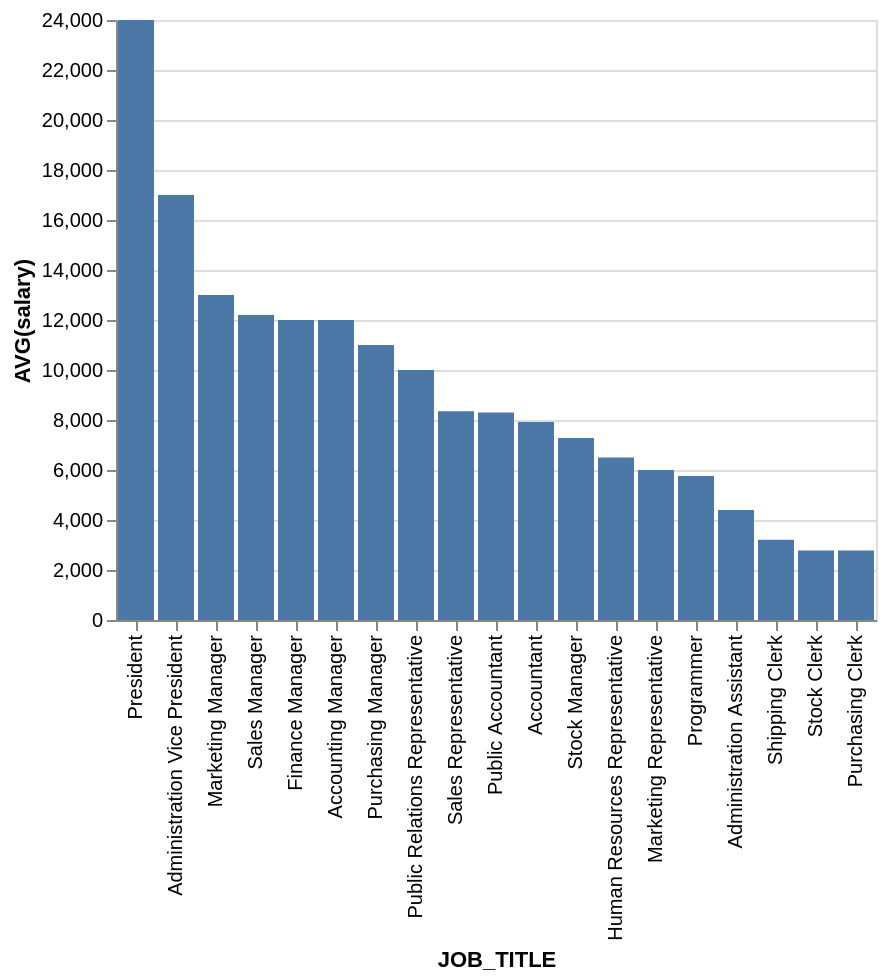

Write a Vega-Lite specification for this figure.
### Vega-Lite specification from a JSON file in a GitHub repository (floating-point values rounded to 4 significant figures)
{"data": {"values": [{"x_data": "President", "y_data": 24000}, {"x_data": "Administration Vice President", "y_data": 17000}, {"x_data": "Marketing Manager", "y_data": 13000}, {"x_data": "Sales Manager", "y_data": 12200}, {"x_data": "Finance Manager", "y_data": 12000}, {"x_data": "Accounting Manager", "y_data": 12000}, {"x_data": "Purchasing Manager", "y_data": 11000}, {"x_data": "Public Relations Representative", "y_data": 10000}, {"x_data": "Sales Representative", "y_data": 8350}, {"x_data": "Public Accountant", "y_data": 8300}, {"x_data": "Accountant", "y_data": 7920}, {"x_data": "Stock Manager", "y_data": 7280}, {"x_data": "Human Resources Representative", "y_data": 6500}, {"x_data": "Marketing Representative", "y_data": 6000}, {"x_data": "Programmer", "y_data": 5760}, {"x_data": "Administration Assistant", "y_data": 4400}, {"x_data": "Shipping Clerk", "y_data": 3215}, {"x_data": "Stock Clerk", "y_data": 2785}, {"x_data": "Purchasing Clerk", "y_data": 2780}]}, "mark": "bar", "encoding": {"x": {"field": "x_data", "type": "nominal", "title": "JOB_TITLE", "sort": {"op": "sum", "field": "y_data", "order": "descending"}}, "y": {"field": "y_data", "type": "quantitative", "title": "AVG(salary)"}}}
